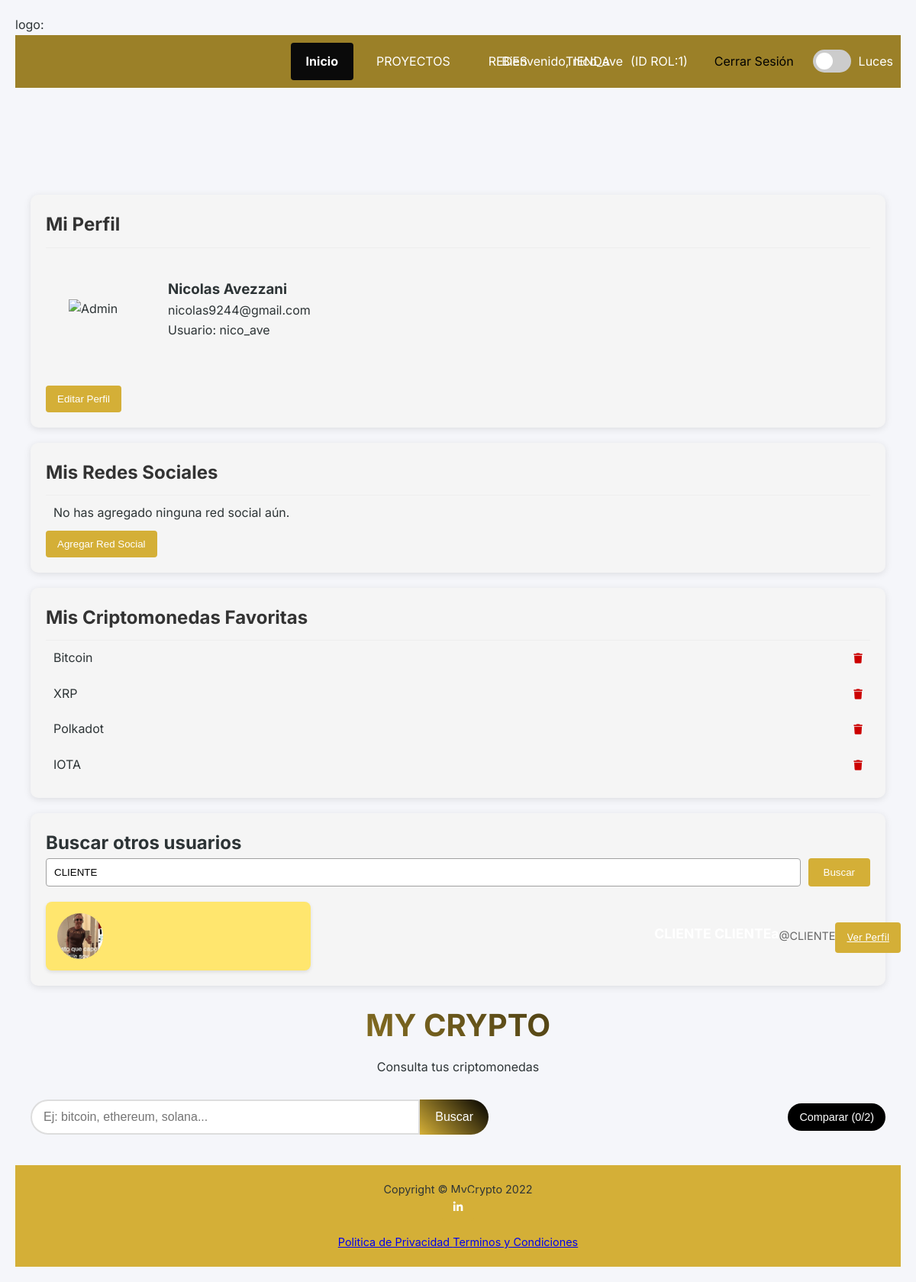
The app's page /perfil.php?buscar_usuario=CLIENTE (signed in), older data.
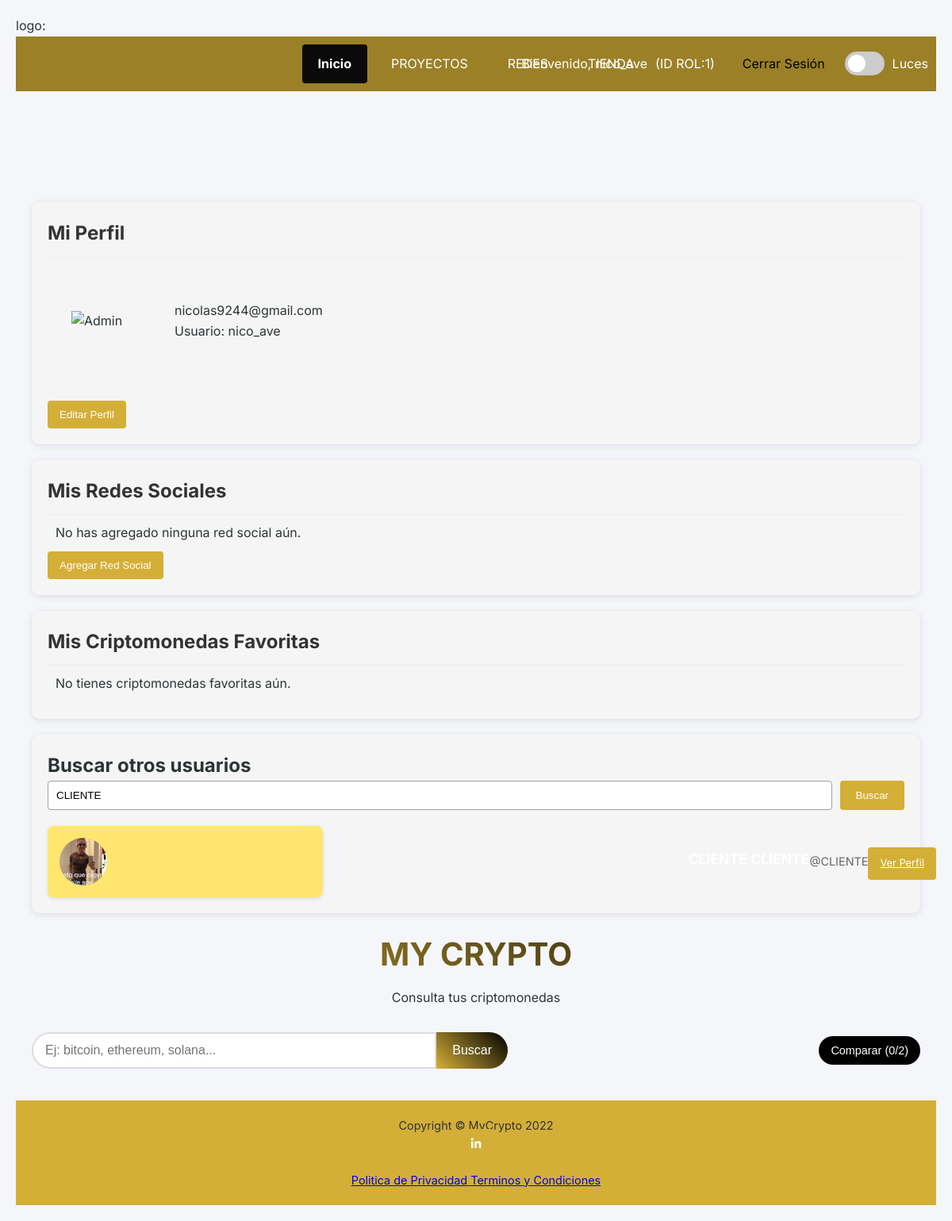
The same page, newer data.
### tables this page shows
CREATE TABLE `usuarios` (
  `idusuario` int(11) NOT NULL,
  `nickname` varchar(255) NOT NULL,
  `email` varchar(255) NOT NULL,
  `contrasenia` varchar(255) NOT NULL,
  `fb_id` varchar(255) DEFAULT NULL,
  `foto` varchar(255) DEFAULT NULL,
  `descripcion` varchar(255) DEFAULT NULL,
  `twitter` varchar(255) DEFAULT NULL,
  `instagram` varchar(255) DEFAULT NULL,
  `facebook` varchar(255) DEFAULT NULL,
  `idestado` int(11) NOT NULL,
  `nombre` varchar(50) NOT NULL,
  `apellido` varchar(50) NOT NULL,
  `discord_id` varchar(255) DEFAULT NULL,
  `avatar` varchar(255) DEFAULT NULL,
  `fecha_registro` datetime NOT NULL DEFAULT current_timestamp()
);

CREATE TABLE `usuario_favoritos` (
  `idfavorito` int(11) NOT NULL,
  `idusuario` int(11) NOT NULL,
  `crypto_id` varchar(50) NOT NULL,
  `crypto_nombre` varchar(100) NOT NULL,
  `fecha_agregado` timestamp NOT NULL DEFAULT current_timestamp()
);

### perfil.php (the view, shortened to what the changed rows need)
<!DOCTYPE html>
<html lang="es">
<head>
    <link href="admin/css/perfil.css" rel="stylesheet">
    <link rel="stylesheet" href="https://cdnjs.cloudflare.com/ajax/libs/font-awesome/6.0.0/css/all.min.css">
    <link href="admin/css/EstilosAdicionalesABM.css" rel="stylesheet">
</head>
<body>
<?php
require ('conexion.php');
$idusuario = $_SESSION['logueado'];
$consulta = mysqli_query($conexion, "SELECT * FROM usuarios WHERE idusuario=$idusuario");
while($respuesta = mysqli_fetch_assoc($consulta)) {
    $nick = $respuesta['nickname'];
    $email = $respuesta['email'];
    $nombre = $respuesta['nombre'];
    $apellido = $respuesta['apellido'];
    $rol = $_SESSION['rol'];
}
    $estiloFondo = "margin-top: 120px;";
$favoritos = [];
$query_favoritos = mysqli_query($conexion, "SELECT * FROM usuario_favoritos WHERE idusuario=$idusuario");
if ($query_favoritos) {
    while ($fav = mysqli_fetch_assoc($query_favoritos)) {
        $favoritos[] = $fav;
    }
}
?>
<div class="navbar">
    <div class="user-info">
        <span>Bienvenido, <?php echo $nick; ?></span>
        <span>(ID ROL:<?php echo $rol; ?>)</span>
        <a href="logout.php" style="color:rgb(0, 0, 0);">Cerrar Sesión</a>
        <label class="toggle-switch">
                <span class="slider"></span>
                </label>
                <span>Luces</span>
    </div>
</div>
<div class="container" style="<?php echo $estiloFondo; ?>">
    <div class="profile-section">
        <h2>Mi Perfil</h2>
        <div style="display: flex; align-items: center; margin-bottom: 20px;">
            <div>
                <h3><?php echo $nombre . ' ' . $apellido; ?></h3>
                <p><?php echo $email; ?></p>
                <p>Usuario: <?php echo $nick; ?></p>
            </div>
        </div>
    </div>
    <div class="profile-section">
        <h2>Mis Redes Sociales</h2>
    </div>
    <div class="profile-section">
        <h2>Mis Criptomonedas Favoritas</h2>
        <ul class="favorites-list">
            <?php if (empty($favoritos)): ?>
                <li>No tienes criptomonedas favoritas aún.</li>
            <?php else: ?>
                <?php foreach ($favoritos as $fav): ?>
                    <li>
                        <span><?php echo htmlspecialchars($fav['crypto_nombre']); ?></span>
                        <form method="POST" style="display: inline;">
                            <button type="submit" name="eliminar_favorito" style="background: none; border: none; color: #cc0000; cursor: pointer;">
                                <i class="fas fa-trash"></i>
                            </button>
                        </form>
                    </li>
                <?php endforeach; ?>
            <?php endif; ?>
        </ul>
    </div>
<div class="profile-search-section">
    <h2>Buscar otros usuarios</h2>
    <?php
    if (isset($_GET['buscar_usuario']) && !empty($_GET['buscar_usuario'])) {
        $termino = mysqli_real_escape_string($conexion, $_GET['buscar_usuario']);
        $query = "SELECT idusuario, nombre, apellido, nickname, foto FROM usuarios
                 WHERE nombre LIKE '%$termino%'
                 OR apellido LIKE '%$termino%'
                 OR nickname LIKE '%$termino%'
                 AND idusuario != $idusuario";
        $result = mysqli_query($conexion, $query);
        if (mysqli_num_rows($result) > 0) {
            echo '<div class="user-results">';
            while ($user = mysqli_fetch_assoc($result)) {
                echo '<div class="user-card">';
                echo '<img src="uploads/perfiles/'.$user['foto'].'" alt="'.$user['nombre'].'" class="user-avatar">';
                echo '<div class="user-info">';
                echo '<h3>'.$user['nombre'].' '.$user['apellido'].'</h3>';
                echo '<p>@'.$user['nickname'].'</p>';
                echo '<a href="ver_perfil.php?id='.$user['idusuario'].'" class="btn btn-small">Ver Perfil</a>';
                echo '</div></div>';
            }
            echo '</div>';
        } else {
            echo '<p class="no-results">No se encontraron usuarios</p>';
        }
    }
    ?>
</div>
    <header>
        <h1>MY CRYPTO</h1>
    </header>
</div>
</body>
</html>

Row changes from the older to the newer data that the page shows:
removed usuario_favoritos: crypto_nombre "Bitcoin"
removed usuario_favoritos: crypto_nombre "XRP"
removed usuario_favoritos: crypto_nombre "Polkadot"
removed usuario_favoritos: crypto_nombre "IOTA"
changed usuarios "nico_ave": nombre "Nicolas" → (not shown); apellido "Avezzani" → (not shown)
Text that changed along with them:
text now shown: "No tienes criptomonedas favoritas aún."
